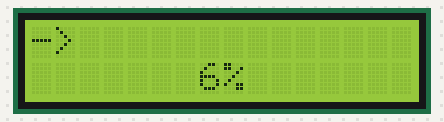
Bench run of a sketch on a simulated Arduino Uno, built with avr-gcc and run on an emulated ATmega328P. Parts: 16×2 character LCD.

Above: at 0.1 s.
At 1.1 s:
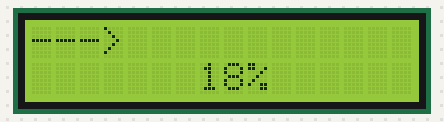
At 2.1 s:
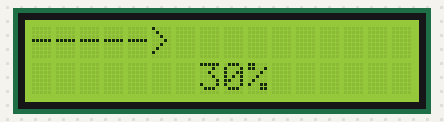
At 4.1 s:
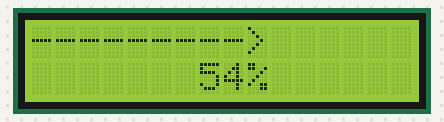
At 6.2 s:
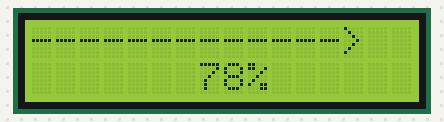
At 8.2 s:
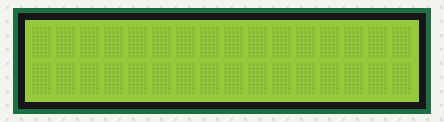

The sketch:

funduino_de_nr14.ino
```cpp
/**
 * file: funduino_de_nr14
 * date: 09.08.2016 22:54 Uhr
 *
 * <h1>Nr.14 LCD Display</h1>
 *
 * Ein LCD Display per Arduino ansteuern
 *
 * @author deeagle <code@deeagle.de>
 */

#include <LiquidCrystal.h>

const int MAX_ROW_SIZE = 16;

LiquidCrystal lcd(12, 11, 5, 4, 3, 2);


void setup()
{
  lcd.begin(16, 2);
}


void loop()
{
  //printHelloWorld();
  //printSwitchingRows();
  //runningArrows();
  runningArrowsPlusPercent();

  lcd.clear();
  delay(1000);
}


/**
 * Example 1
 */
void printHelloWorld()
{
  lcd.setCursor(0, 0);
  lcd.print("hello world");
  lcd.setCursor(0, 1);
  lcd.print("Foo vs. Bar");
}


void printSwitchingRows()
{
  lcd.setCursor(0, 0);
  lcd.print("Oben");
  delay (2000);
  lcd.clear();
  lcd.setCursor(5, 1);
  lcd.print("unten");
  delay (2000);
  lcd.clear();
}


void runningArrows()
{
  String head = ">";
  String tail = "-";
  String arrow = "";

  lcd.setCursor(0, 0);

  for( int i = 0; i < MAX_ROW_SIZE; i++ )
  {
    arrow += tail;

    lcd.clear();
    lcd.print(arrow + head);
    delay(500);
  }
}


void runningArrowsPlusPercent()
{
  String head = ">";
  String tail = "-";
  String arrow = "";
  int percent = 0;

  for( int i = 0; i < MAX_ROW_SIZE; i++ )
  {
    arrow += tail;
    percent = 100 / MAX_ROW_SIZE * (i + 1);

    lcd.clear();
    // 1st row
    lcd.setCursor(0, 0);
    lcd.print(arrow + head);

    // 2nd row
    lcd.setCursor(7, 1);
    lcd.print(percent);
    lcd.print("%");

    delay(500);
  }
}
```

Measured:
- by itself, everything shown: repeats every 9.1 s, in 17 steps
- what the display in image 1 shows lasts 0.5 s, from 1.1 s to 1.6 s
- what the display in image 5 shows lasts 1.0 s, from 8.1 s to 9.1 s
